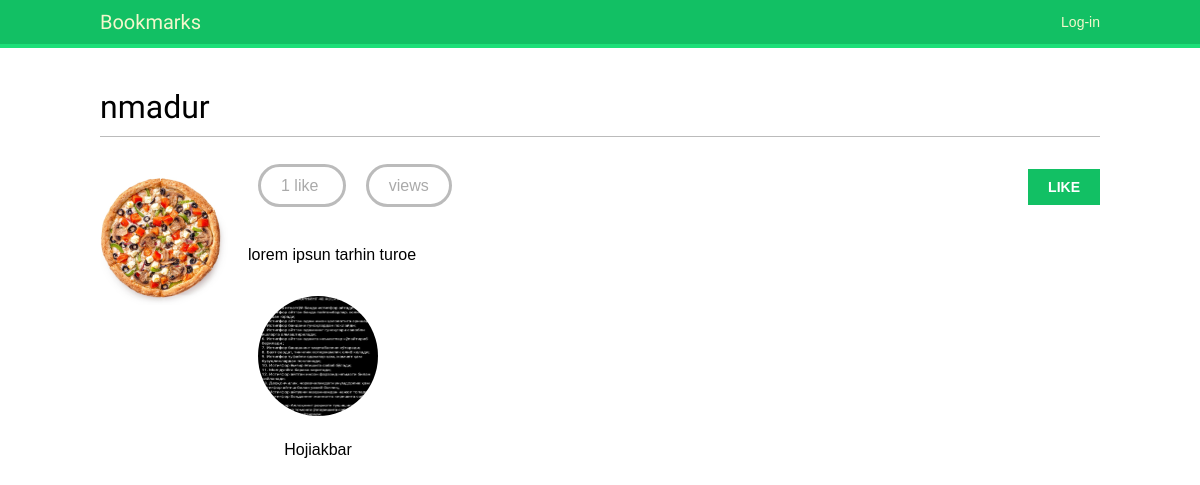
The app's page /images/detail/1/sar/ with its own data.
### images/models.py (models this page shows, shortened)
class Image(models.Model):
    user = models.ForeignKey(settings.AUTH_USER_MODEL,
                             related_name='images_created',
                             on_delete=models.CASCADE)
    title = models.CharField(max_length=200)
    slug = models.SlugField(max_length=200,
                            blank=True)
    url = models.URLField(max_length=2000)
    image = models.ImageField(upload_to='images/%Y/%m/%d/')
    description = models.TextField(blank=True)
    created = models.DateField(auto_now_add=True)
    users_like = models.ManyToManyField(settings.AUTH_USER_MODEL,
                                        related_name='images_liked',
                                        blank=True)
    total_likes = models.PositiveIntegerField(default=0)
    class Meta:
        indexes = [
            models.Index(fields=['-created']),
            models.Index(fields=['-total_likes']),
        ]
        ordering = ['-created']

### account/models.py (models this page shows, shortened)
class Profile(models.Model):
    user = models.OneToOneField(settings.AUTH_USER_MODEL,
                                on_delete=models.CASCADE)
    date_of_birth = models.DateField(blank=True, null=True)
    photo = models.ImageField(upload_to='users/%Y/%m/%d/',
                              blank=True)

### images/views.py (the view)
def image_detail(request, id, slug):
    image = get_object_or_404(Image, id=id, slug=slug)
    total_views = r.incr(f'image:{image.id}:views')
    r.zincrby('image_ranking', 1, image.id)
    return render(request,
                  'images/image/detail.html',
                  {'section': 'images',
                   'image': image,
                   'total_views': total_views})

### images/templates/images/image/detail.html (shortened to what this page needs)
{% extends "base.html" %}
{% block content %}
  <h1>{{ image.title }}</h1>
  {% load thumbnail %}
  <a href="{{ image.image.url }}">
    <img src="{% thumbnail image.image 300x0 %}" class="image-detail">
  </a>
  {% with total_likes=image.users_like.count users_like=image.users_like.all %}
    <div class="image-info">
      <div>
        <span class="count">
          <span class="total">{{ total_likes }}</span>
          like{{ total_likes|pluralize }}
        </span>
        <span class="count">
          {{ total_views }} view{{ total_views|pluralize }}
        </span>
        <a href="#" data-id="{{ image.id }}" data-action="{% if request.user in users_like %}un{% endif %}like"
    class="like button">
          {% if request.user not in users_like %}
            Like
          {% else %}
            Unlike
          {% endif %}
        </a>
      </div>
      {{ image.description|linebreaks }}
    </div>
    <div class="image-likes">
      {% for user in users_like %}
        <div>
          {% if user.profile.photo %}
            <img src="{{ user.profile.photo.url }}">
          {% endif %}
          <p>{{ user.first_name }}</p>
        </div>
      {% empty %}
        Nobody likes this image yet.
      {% endfor %}
    </div>
  {% endwith %}
{% endblock %}

### account/static/css/base.css (style rules this page uses)
body { margin:0; padding:0; font-family:helvetica, sans-serif; }
p { line-height: 1.8; }
a { color:#12c064; text-decoration:none; }
h1, h2, h3, h4, h5 , h6 { font-family: 'Muli', sans-serif; font-weight:normal; }
h1 { border-bottom:1px solid #bbb; padding:0 0 10px 0; margin:10px 0 20px 0; }
input[type=submit], a.button { font-weight:bold; background:#12c064; color:#fff; padding:10px 20px; font-size:14px; text-transform:uppercase; }
.image-preview, .image-detail { max-width:300px; float:left; margin:0 20px 20px 0; }
.image-detail { margin-top:20px; }
.image-info div { padding:20px 0; overflow:auto; }
.count { color:#aaa; border:3px solid #bbb; border-radius:26px; padding:10px 20px; margin:20px 10px 0; }
a.like, a.follow { float:right; margin-top:-8px; }
.image-likes div { float:left; width:auto; padding:10px; text-align:center; }
.image-likes img { width:120px; height:120px; border-radius:50%; }

### records on screen
Image: title "nmadur", image (picture), description "lorem ipsun tarhin turoe"

### other values on screen
{{ total_likes }} "1"
{{ user.first_name }} "Hojiakbar"
